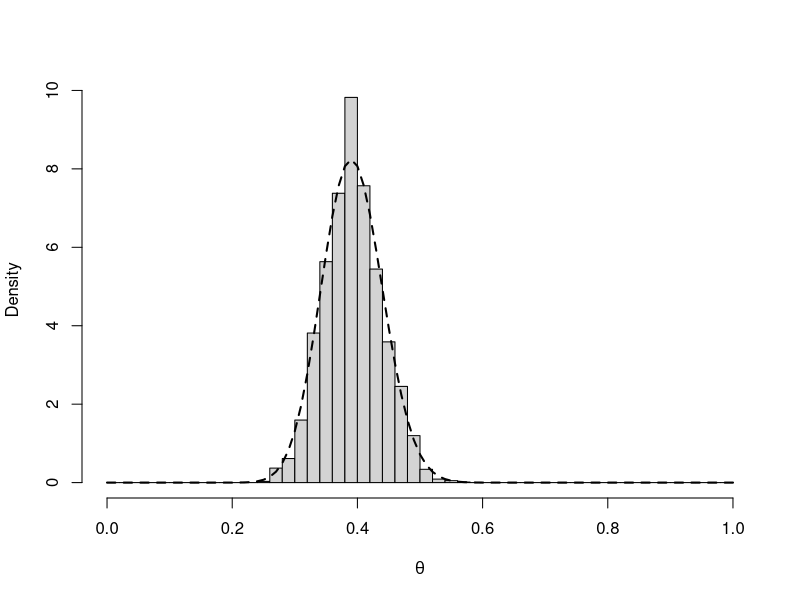

Write R code to recreate this figure.
# This program uses the Metropolis algorithm for the binomial model with Beta prior
# Note that this is a conjugate situation so we can compare our results
# with the result based on the closed form.

# Global Parameters
# These are the parameters of the prior Beta(1, 1).
alpha = 1; beta = 1;

# This the observed data
yObs = 39;
n = 100;

binoPostMetropolis = function() {

	nIterations = 20000
	burnIn = 2000;

	# This is our initial point
	theta = numeric(0);
	theta[1] = 0.5;


	for(i in 2:nIterations) {
		
		# Proposing a new point from Uniform(0, 1) distribution
		thetaPrime = runif(1);

		# Evaluating the posterior probability of the new point
		postThetaPrime = getPosterior(thetaPrime);

		# Evaluating the posterior probability of the current point
		postThetaCurrent = getPosterior(theta[i-1]);

		# Evaluating the acceptance probability
		acceptanceRate = min(1, postThetaPrime/postThetaCurrent);

		# print(thetaPrime, postThetaPrime, 

		u = runif(1);
		if (u<= acceptanceRate) {
			theta[i] = thetaPrime;
		} else {
			theta[i] = theta[i-1];
		}

	}
	
	# Comparing the result with what we obtain using the closed form of the posterior distribution 
	# based on the conjugacy.

	hist(theta[(burnIn + 1):length(theta)], breaks = seq(0, 1, by = 0.02), freq=FALSE, xlab=expression(theta), main='');
	# 8 is a scale factor to make densities line up
	lines(seq(0, 1, by = 0.01), dbeta(seq(0, 1, by = 0.01), shape1 = 40, shape2 = 62), lty=2, lwd=2)

	return(theta);
}

# The following function evaluates the psoterior probability for a given
# theta

getPosterior = function(theta) {

	# We use the following to get the posterior distribution. 
	
	# FOR LARGER SAMPLES, IT IS BETTER TO USE THE LOG TRANSFORMATION OF THESE DISTRIBUTION AND MODIFY THE ACCEPTANCE PROBABILITY ACCORDINGLY.

	prior = theta^(alpha-1)*(1-theta)^(beta-1);
	likelihood =  theta^(yObs) * (1-theta)^(n-yObs);
	posterior = prior*likelihood;
	return(posterior);

	# Alternatively, we could simplify the form of the posterior distribution posterior = (theta^(39))*(1-theta)^(61);
}

theta = binoPostMetropolis();
